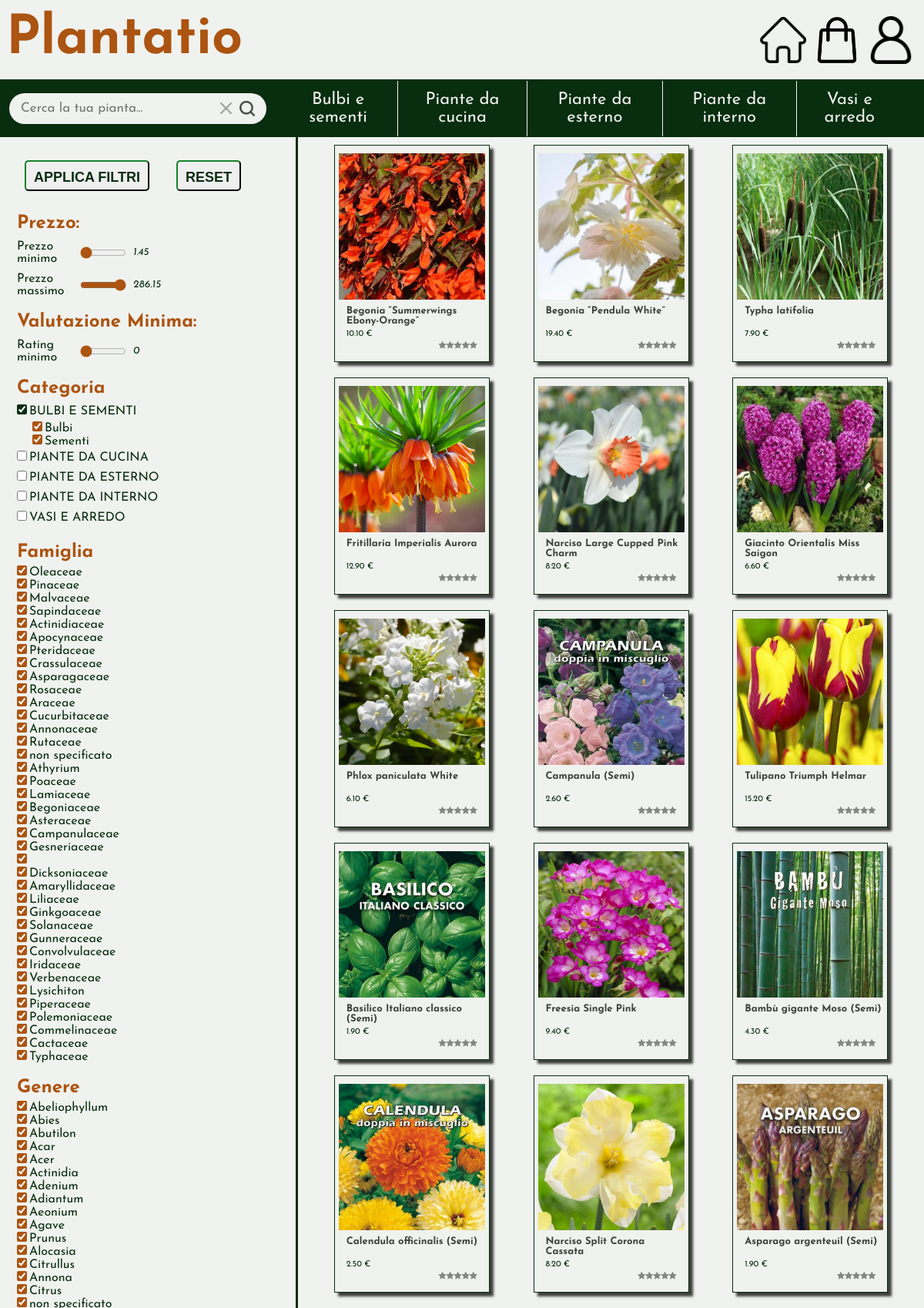
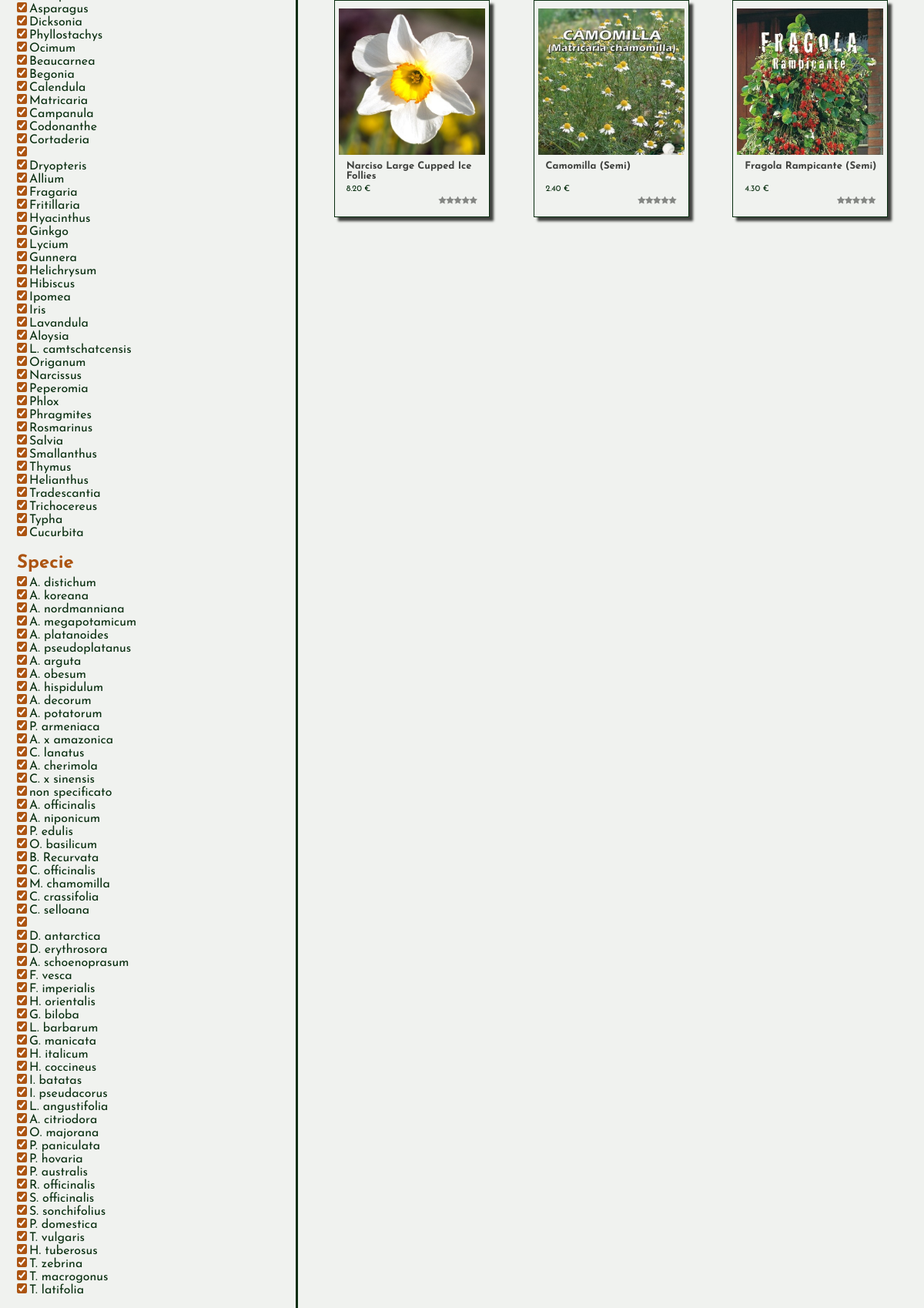
Page /search.php?categoriaSelezionata=Bulbi e sementi (upper part) on the committed database (2 pictures, top to bottom).
### tables this page shows
CREATE TABLE Prodotti (
    nome_prodotto VARCHAR(150) PRIMARY KEY,
    prezzo DECIMAL(10, 2) NOT NULL,
    id_sottocategoria VARCHAR(100) NOT NULL,
    presente BOOLEAN DEFAULT 1,
    stock INT NOT NULL,
    nome_volgare VARCHAR(50),  
    nome_scientifico VARCHAR(50),
    famiglia VARCHAR(50),
    genere VARCHAR(50),
    specie VARCHAR(50),
    dimensioni VARCHAR(30),  
    profumo VARCHAR(30),  
    tipologia_foglia VARCHAR(30),
    colore_foglia VARCHAR(30), 
    descrizione TEXT,
    voto INT NOT NULL
);

### search.php (called while the page is built, shortened)
<?php
require_once 'bootstrap.php';
$templateParams["titolo"] = "Plantatio";
$templateParams["js"] = array("js/search.js", "js/nav.js", "js/header.js");
$templateParams["asideContent"] = "template/filter-panel.php";
if(isset($_GET['sottocategoriaSelezionata'])){
    $templateParams["searchedSubCategory"] = str_replace(' ','',$_GET['sottocategoriaSelezionata']);
    $templateParams["searchedCategory"] = str_replace(' ','', $dbh->getCategoryFromSubcategory($_GET['sottocategoriaSelezionata'])[0]["id_categoria"]);
    $templateParams["searchResults"] = $dbh->searchProductByName("");
}else if (isset($_GET['categoriaSelezionata'])) {
    $templateParams["searchedCategory"] = str_replace(' ','',$_GET['categoriaSelezionata']);
    $templateParams["searchResults"] = $dbh->searchProductByName("");
}else if(isset($_GET['gruppoSelezionato'])){
    $templateParams["searchedGroup"] = $_GET['gruppoSelezionato'];
    $templateParams["searchResults"] = $dbh->searchProductByName("");
}else if (isset($_GET['fastSearch'])) {
    $templateParams["searchedWord"] = $_GET['fastSearch'];
    $templateParams["searchResults"] = $dbh->searchProductByName($_GET['fastSearch']);
}
$updatedResults = [];
foreach ($templateParams["searchResults"] as $result) {
    $result["nomeGruppo"] = $dbh->getProductGroups($result["nome_prodotto"]);
    $updatedResults[] = $result;
}
$templateParams["searchResults"] = $updatedResults;
$templateParams["mainContent"] = "template/search-results.php";
$templateParams["priceRange"] = $dbh->getProductsPrinceRange();
require 'template/base.php';
?>

### database/database.php (called while the page is built, shortened)
<?php
class DatabaseHelper
{
    private $db;
    public function __construct($servername, $username, $password, $dbname, $port)
    {
        $this->db = new mysqli($servername, $username, $password, $dbname, $port);
    }
    public function getSubCategoriesFromCategory($nomeCategoria)
    {
        $stmt = $this->db->prepare("SELECT nome_sottocategoria FROM SottoCategorie WHERE id_categoria = ?");
        $stmt->bind_param('s', $nomeCategoria);
        $stmt->execute();
        $result = $stmt->get_result();
        return $result->fetch_all(MYSQLI_ASSOC);
    }
    public function getCategories()
    {
        $stmt = $this->db->prepare("SELECT nome_categoria FROM Categorie");
        $stmt->execute();
        $result = $stmt->get_result();
        $categories = $result->fetch_all(MYSQLI_ASSOC);
        foreach ($categories as &$category) {
            $category["sottocategorie"] = array();
            $category["sottocategorie"] = $this->getSubCategoriesFromCategory($category["nome_categoria"]);
        }
        return $categories;
    }
    public function getProductsPrinceRange()
    {
        $stmt = $this->db->prepare("SELECT MAX(prezzo) as max ,MIN(prezzo) as min FROM Prodotti");
        $stmt->execute();
        $result = $stmt->get_result();
        return $result->fetch_all(MYSQLI_ASSOC);
    }
    public function searchProductByName($name)
    {
        $text = "%" . $name . "%";
        $stmt = $this->db->prepare("SELECT * FROM prodotti WHERE nome_prodotto LIKE ? AND stock > 0 ORDER BY RAND()");
        $stmt->bind_param('s', $text);
        $stmt->execute();
        $result = $stmt->get_result();
        return $result->fetch_all(MYSQLI_ASSOC);
    }
    public function getProductGroups($nomeProdotto)
    {
        $stmt = $this->db->prepare("SELECT gruppi.nomeGruppo
                            FROM `prodotti`
                            INNER JOIN appartenenze ON prodotti.nome_prodotto = appartenenze.id_prodotto
                            INNER JOIN gruppi ON gruppi.nomeGruppo = appartenenze.id_gruppo
                            WHERE nome_prodotto = ?");
        $stmt->bind_param('s', $nomeProdotto);
        $stmt->execute();
        $result = $stmt->get_result();
        if ($result->num_rows === 0) {
            $result = "Nessuno";
        } else {
            $rows = $result->fetch_all(MYSQLI_ASSOC);
            $gruppi = array_map(function ($row) {
                return str_replace(' ', '', $row['nomeGruppo']);
            }, $rows);
            $result = implode(' ', $gruppi);
        }
        return $result;
    }
}

### bootstrap.php (called while the page is built, shortened)
<?php
require_once("database/database.php");
$dbh = new DatabaseHelper("localhost", "root", "", "plantatio", 3306);
$templateParams["categorie"] = $dbh->getCategories();
?>

### template/search-results.php (the view, shortened to what this page needs)
<main class="search-results-main">
    <ul class="search-results-list">
        <?php
        foreach ($templateParams["searchResults"] as $result):
            $result["id_sottocategoria"] = str_replace(' ', '', $result["id_sottocategoria"]);
            $result["famiglia"] = str_replace(' ', '', $result["famiglia"]);
            $result["genere"] = str_replace(' ', '', $result["genere"]);
            $result["specie"] = str_replace(' ', '', $result["specie"]);
            $result["dimensioni"] = str_replace(' ', '', $result["dimensioni"]);
            $result["tipologia_foglia"] = str_replace(' ', '', $result["tipologia_foglia"]);
            $result["colore_foglia"] = str_replace(' ', '', $result["colore_foglia"]);
            $result["profumo"] = str_replace(' ', '', $result["profumo"]);
            ?>
            <li class="<?php
            echo $result["prezzo"] . ' ' .
                $result["voto"] . ' sub-' .
                $result["id_sottocategoria"] . ' ' .
                $result["famiglia"] . ' ' .
                $result["genere"] . ' ' .
                $result["specie"] . ' ' .
                $result["dimensioni"] . ' ' .
                $result["tipologia_foglia"] . ' ' .
                $result["colore_foglia"] . ' ' .
                $result["nomeGruppo"] . ' ' .
                $result["profumo"];
            ?>">
                <a href="product.php?id=<?php echo getSrc($result['nome_prodotto']) ?>">
                    <img src="./upload/prodotti/<?php echo getSrc($result['nome_prodotto']) ?>.jpg" class="product-image"
                        alt="product image" />
                    <h2><?php echo $result["nome_prodotto"] ?></h2>
                    <p><?php echo $result["prezzo"] ?> €</p>
                    <p>
                        <?php
                        $voto = $result["voto"];
                        for ($i = $voto + 1; $i <= 5; $i++) {
                            echo '<span class="fa fa-star"></span>';
                        }
                        ?>
                    </p>
                </a>
            </li>
            <?php
        endforeach;
        ?>
    </ul>
</main>

### css/style.css (style rules this page uses)
body, nav, header, ul, li, a, h1, input[type="text"], form, button, h3, p { padding: 0%; margin: 0%; font-family: 'Josefin Sans', sans-serif; }
ul { list-style: none; }
body { background-color: #F0F2EF; }
main ul.search-results-list { display: inline-block; text-align: center; }
main ul.search-results-list>li { display: inline-flex; width: 200px; height: 280px; border: 1px solid #082D0F; margin: 10px; justify-content: center; font-size: small; box-shadow: 5px 5px 3px #3F413E; transition: transform 0.2s ease; }
main ul.search-results-list>li>a>img.product-image { width: 190px; height: 190px; }
main ul.search-results-list>li>a>h2 { font-size: small; color: #3F413E; text-align: start; padding-left: 10px; margin: 5px 0px; height: 26px; }
main ul.search-results-list>li>a>p:first-of-type { font-size: smaller; color: #082D0F; text-align: start; padding-left: 10px; margin: 5px 0px; }
main ul.search-results-list>li>a>p:nth-of-type(2) { font-size: smaller; color: #082D0F; text-align: end; padding-right: 10px; margin: 5px 0px; }
main ul.search-results-list>li>a { margin: 10px; width: 100%; }
main ul.search-results-list { display: block; width: 100%; }
main ul.search-results-list>li>a { text-decoration: none; }
main ul.search-results-list>li>a span { color: #3F413E; opacity: 60%; }
@media (min-width: 768px) { main.search-results-main { display: flex; margin: auto; } }
@media (min-width: 768px) { main.search-results-main ul.search-results-list { display: flex; justify-content: space-evenly; flex-wrap: wrap; text-align: left; } }

### rows in the picture
prodotti: shows a picture, nome_prodotto "Begonia “Summerwings Ebony-Orange”", prezzo "10.10", voto 0 (drawn)
prodotti: shows a picture, nome_prodotto "Begonia “Pendula White”", prezzo "19.40", voto 0 (drawn)
prodotti: shows a picture, nome_prodotto "Typha latifolia", prezzo "7.90", voto 0 (drawn)
prodotti: shows a picture, nome_prodotto "Fritillaria Imperialis Aurora", prezzo "12.90", voto 0 (drawn)
prodotti: shows a picture, nome_prodotto "Narciso Large Cupped Pink Charm", prezzo "8.20", voto 0 (drawn)
prodotti: shows a picture, nome_prodotto "Giacinto Orientalis Miss Saigon", prezzo "6.60", voto 0 (drawn)
prodotti: shows a picture, nome_prodotto "Phlox paniculata White", prezzo "6.10", voto 0 (drawn)
prodotti: shows a picture, nome_prodotto "Campanula (Semi)", prezzo "2.60", voto 0 (drawn)
prodotti: shows a picture, nome_prodotto "Tulipano Triumph Helmar", prezzo "15.20", voto 0 (drawn)
prodotti: shows a picture, nome_prodotto "Basilico Italiano classico (Semi)", prezzo "1.90", voto 0 (drawn)
prodotti: shows a picture, nome_prodotto "Freesia Single Pink", prezzo "9.40", voto 0 (drawn)
prodotti: shows a picture, nome_prodotto "Bambù gigante Moso (Semi)", prezzo "4.30", voto 0 (drawn)
prodotti: shows a picture, nome_prodotto "Calendula officinalis (Semi)", prezzo "2.50", voto 0 (drawn)
prodotti: shows a picture, nome_prodotto "Narciso Split Corona Cassata", prezzo "8.20", voto 0 (drawn)
prodotti: shows a picture, nome_prodotto "Asparago argenteuil (Semi)", prezzo "1.90", voto 0 (drawn)
prodotti: shows a picture, nome_prodotto "Narciso Large Cupped Ice Follies", prezzo "8.20", voto 0 (drawn)
prodotti: shows a picture, nome_prodotto "Camomilla (Semi)", prezzo "2.40", voto 0 (drawn)
prodotti: shows a picture, nome_prodotto "Fragola Rampicante (Semi)", prezzo "4.30", voto 0 (drawn)

### other values in the picture
$categoria["nome_categoria"] "Bulbi e sementi"
$categoria["nome_categoria"] "Piante da cucina"
$categoria["nome_categoria"] "Piante da esterno"
$categoria["nome_categoria"] "Piante da interno"
$categoria["nome_categoria"] "Vasi e arredo"
$nomecategoriaLabel "BULBI E SEMENTI"
$nomesottocategoriaLabel "Bulbi"
$nomesottocategoriaLabel "Sementi"
$nomecategoriaLabel "PIANTE DA CUCINA"
$nomecategoriaLabel "PIANTE DA ESTERNO"
$nomecategoriaLabel "PIANTE DA INTERNO"
$nomecategoriaLabel "VASI E ARREDO"
str_replace('_', ' ', $filterAttribute) "Famiglia"
$templateParams["attributesValues"][$filterAttribute][$i] "Oleaceae"
$templateParams["attributesValues"][$filterAttribute][$i] "Pinaceae"
